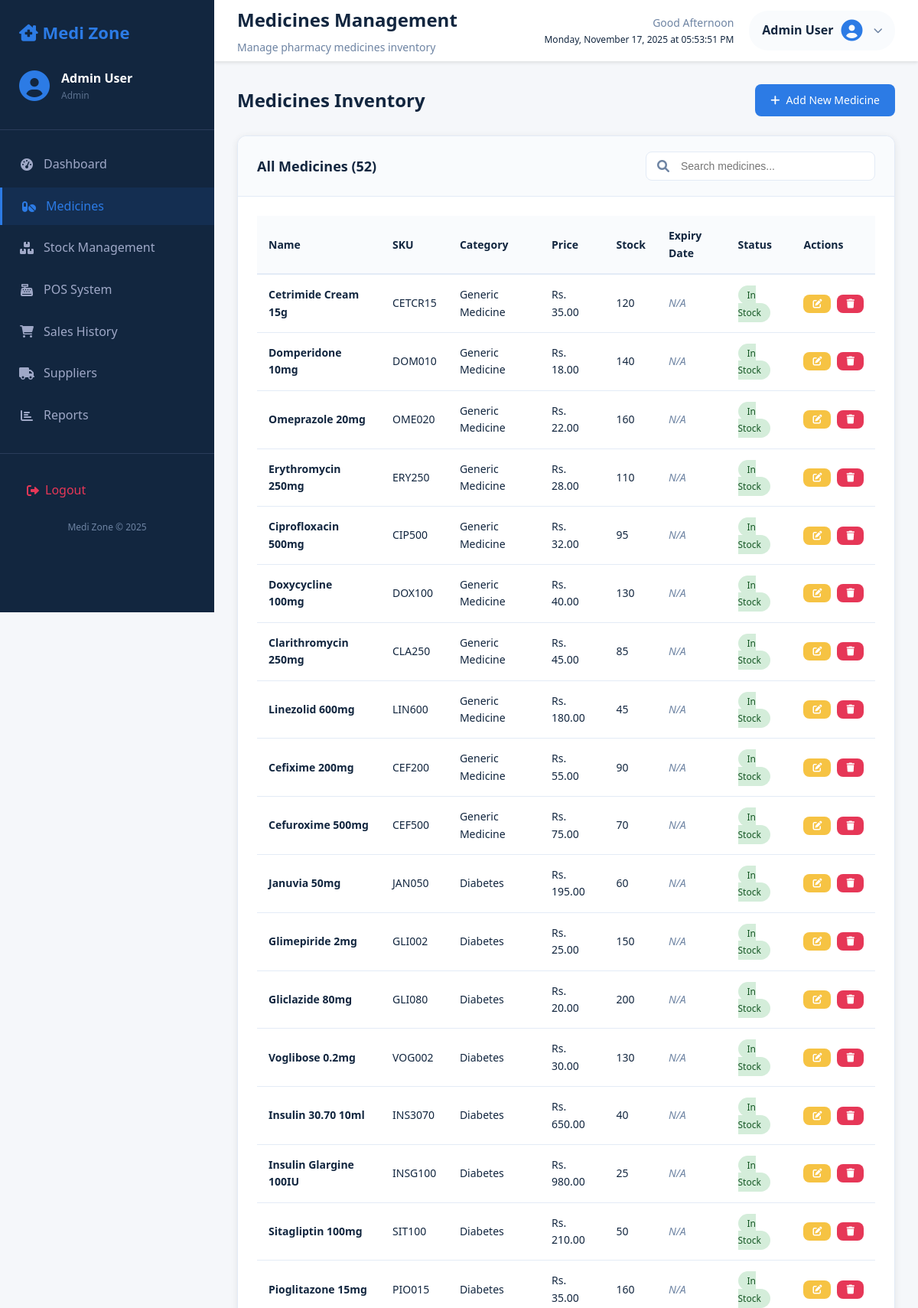
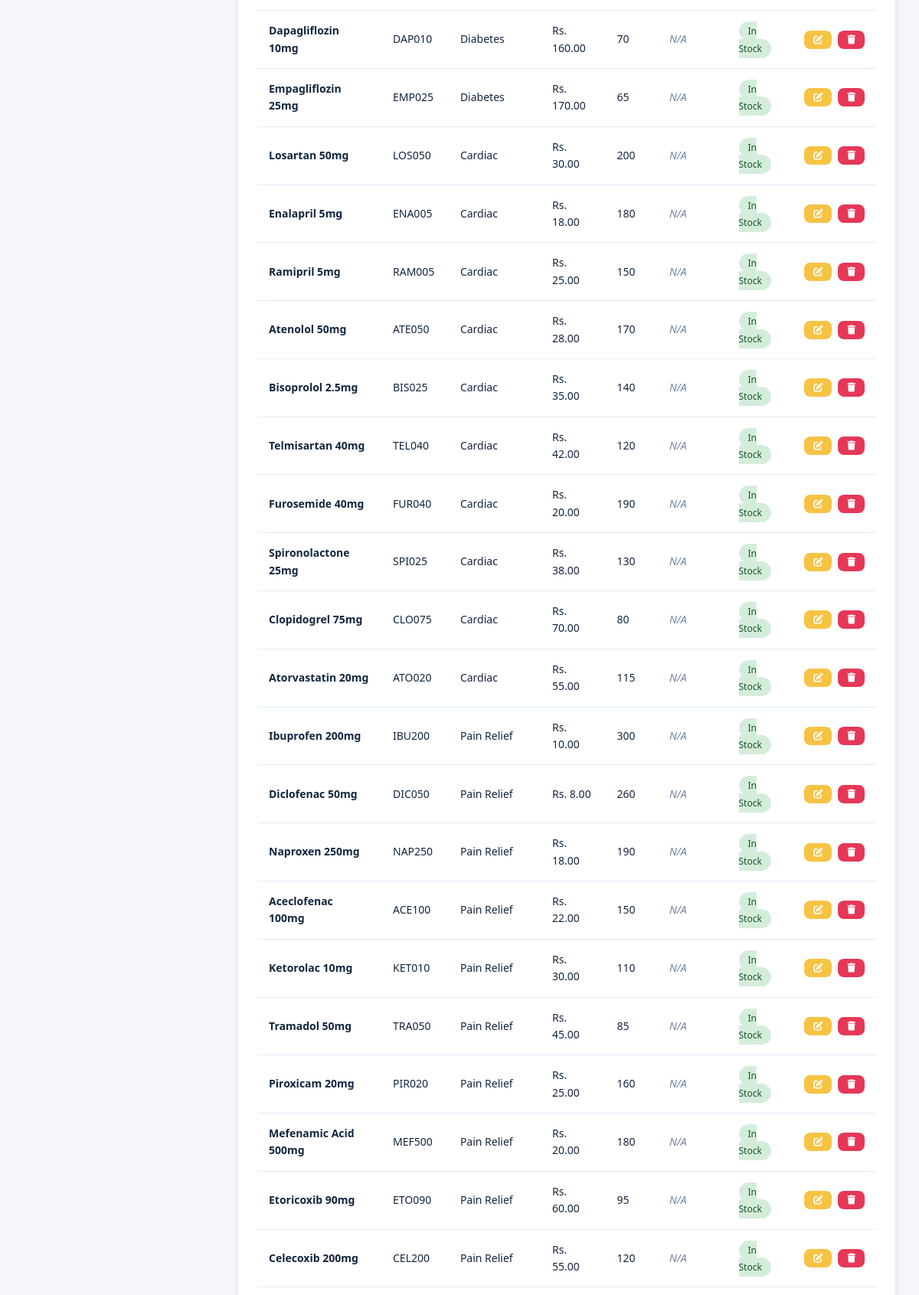
The app's page /pages/medicines.php (signed in, upper part) with its own data (2 pictures, top to bottom).
### tables this page shows
CREATE TABLE medicines (
    id INT AUTO_INCREMENT PRIMARY KEY,
    name VARCHAR(255) NOT NULL,
    category_id INT,
    supplier_id INT,
    sku VARCHAR(50) UNIQUE,
    description TEXT,
    price DECIMAL(10,2) NOT NULL,
    cost_price DECIMAL(10,2),
    quantity INT DEFAULT 0,
    alert_threshold INT DEFAULT 10,
    expiry_date DATE,
    image VARCHAR(255) DEFAULT 'default-medicine.jpg',
    created_at TIMESTAMP DEFAULT CURRENT_TIMESTAMP,
    updated_at TIMESTAMP DEFAULT CURRENT_TIMESTAMP ON UPDATE CURRENT_TIMESTAMP,
    FOREIGN KEY (category_id) REFERENCES categories(id) ON DELETE SET NULL,
    FOREIGN KEY (supplier_id) REFERENCES suppliers(id) ON DELETE SET NULL
);

CREATE TABLE categories (
    id INT AUTO_INCREMENT PRIMARY KEY,
    name VARCHAR(100) NOT NULL,
    description TEXT,
    created_at TIMESTAMP DEFAULT CURRENT_TIMESTAMP,
    updated_at TIMESTAMP DEFAULT CURRENT_TIMESTAMP ON UPDATE CURRENT_TIMESTAMP
);

### pages/medicines.php (the view, shortened to what this page needs)
<?php
require_once '../db.php';
$filter = isset($_GET['filter']) ? $_GET['filter'] : '';
if ($filter === 'low_stock') {
    $query = "SELECT m.*, c.name as category_name, s.name as supplier_name
              FROM medicines m
              LEFT JOIN categories c ON m.category_id = c.id
              LEFT JOIN suppliers s ON m.supplier_id = s.id
              WHERE m.quantity <= m.alert_threshold
              ORDER BY m.quantity ASC";
    $page_title = "Low Stock Medicines";
    $page_description = "Medicines with low stock levels";
} else {
    $query = "SELECT m.*, c.name as category_name, s.name as supplier_name
              FROM medicines m
              LEFT JOIN categories c ON m.category_id = c.id
              LEFT JOIN suppliers s ON m.supplier_id = s.id
              ORDER BY m.created_at DESC";
}
$stmt = $db->query($query);
$medicines = $stmt->fetchAll(PDO::FETCH_ASSOC);
try {
    $query = "SELECT m.*, c.name as category_name, s.name as supplier_name
              FROM medicines m
              LEFT JOIN categories c ON m.category_id = c.id
              LEFT JOIN suppliers s ON m.supplier_id = s.id
              ORDER BY m.created_at DESC";
    $stmt = $db->query($query);
    $medicines = $stmt->fetchAll(PDO::FETCH_ASSOC);
} catch(PDOException $e) {
    $error = "Database error: " . $e->getMessage();
}
?>
<!DOCTYPE html>
<html lang="en">
<head>
    <link rel="stylesheet" href="../css/style.css">
    <link href="https://cdnjs.cloudflare.com/ajax/libs/font-awesome/6.0.0/css/all.min.css" rel="stylesheet">
</head>
<body>
    <div class="container">
        <?php include '../partials/sidebar.php'; ?>
        <div class="main-content">
            <?php include '../partials/header.php'; ?>
            <div class="content">
                <div class="page-actions">
                    <h2>Medicines Inventory</h2>
                    <a href="add-medicine.php" class="btn btn-primary">
                        <i class="fas fa-plus"></i> Add New Medicine
                    </a>
                </div>
                <div class="card">
                    <div class="card-header">
                        <h3>All Medicines (<?php echo count($medicines); ?>)</h3>
                        <div class="search-box">
                            <i class="fas fa-search"></i>
                            <input type="text" id="searchMedicines" placeholder="Search medicines...">
                        </div>
                    </div>
                    <div class="card-body">
                        <div class="table-responsive">
                            <table class="data-table" id="medicinesTable">
                                <thead>
                                    <tr>
                                        <th>Name</th>
                                        <th>SKU</th>
                                        <th>Category</th>
                                        <th>Price</th>
                                        <th>Stock</th>
                                        <th>Expiry Date</th>
                                        <th>Status</th>
                                        <th>Actions</th>
                                    </tr>
                                </thead>
                                <tbody>
                                    <?php foreach ($medicines as $medicine):
                                        $expiry_status = '';
                                        $expiry_class = '';
                                    ?>
                                        <tr>
                                            <td>
                                                <strong><?php echo htmlspecialchars($medicine['name']); ?></strong>
                                            </td>
                                            <td><?php echo htmlspecialchars($medicine['sku']); ?></td>
                                            <td><?php echo htmlspecialchars($medicine['category_name'] ?? 'N/A'); ?></td>
                                            <td>Rs. <?php echo number_format($medicine['price'], 2); ?></td>
                                            <td>
                                                <span class="stock-quantity <?php echo $medicine['quantity'] <= $medicine['alert_threshold'] ? 'low-stock' : ''; ?>">
                                                    <?php echo $medicine['quantity']; ?>
                                                </span>
                                            </td>
                                            <td>
                                                <?php if ($medicine['expiry_date']): ?>
                                                    <span class="expiry-date <?php echo $expiry_class; ?>">
                                                        <?php echo date('M j, Y', strtotime($medicine['expiry_date'])); ?>
                                                        <?php if ($expiry_status): ?>
                                                            <br><small class="expiry-warning"><?php echo $expiry_status; ?></small>
                                                        <?php endif; ?>
                                                    </span>
                                                <?php else: ?>
                                                    <span class="text-muted">N/A</span>
                                                <?php endif; ?>
                                            </td>
                                            <td>
                                                <?php if ($medicine['quantity'] == 0): ?>
                                                    <span class="status-badge out-of-stock">Out of Stock</span>
                                                <?php elseif ($medicine['quantity'] <= $medicine['alert_threshold']): ?>
                                                    <span class="status-badge low-stock">Low Stock</span>
                                                <?php else: ?>
                                                    <span class="status-badge in-stock">In Stock</span>
                                                <?php endif; ?>
                                            </td>
                                            <td>
                                                <div class="action-buttons">
                                                    <a href="update-medicine.php?id=<?php echo $medicine['id']; ?>" class="btn btn-sm btn-edit">
                                                        <i class="fas fa-edit"></i>
                                                    </a>
                                                    <a href="?delete_id=<?php echo $medicine['id']; ?>"
                                                       class="btn btn-sm btn-delete"
                                                       onclick="return confirm('Are you sure you want to delete this medicine?')">
                                                        <i class="fas fa-trash"></i>
                                                    </a>
                                                </div>
                                            </td>
                                        </tr>
                                    <?php endforeach; ?>
                                </tbody>
                            </table>
                        </div>
                    </div>
                </div>
            </div>
        </div>
    </div>
</body>
</html>

### css/style.css (style rules this page uses)
* { margin: 0; padding: 0; box-sizing: border-box; }
:root { --primary: #2c7be5; --primary-dark: #1a68d1; --secondary: #6e84a3; --success: #00d97e; --warning: #f6c343; --danger: #e63757; --light: #f9fbfd; --dark: #12263f; --gray: #95aac9; --border: #e3ebf6; --sidebar-width: 280px; --header-height: 80px; }
body { font-family: 'Segoe UI', Tahoma, Geneva, Verdana, sans-serif; background-color: #f5f7fa; color: var(--dark); line-height: 1.6; }
.container { display: flex; min-height: 100vh; }
.main-content { flex: 1; margin-left: var(--sidebar-width); min-height: 100vh; }
.content { padding: 30px; }
.card { background: white; border-radius: 12px; box-shadow: 0 2px 10px rgba(0,0,0,0.08); margin-bottom: 25px; }
.card-header { padding: 20px 25px; border-bottom: 1px solid var(--border); display: flex; justify-content: space-between; align-items: center; }
.card-header h3 { font-size: 18px; color: var(--dark); }
.card-body { padding: 25px; }
.table-responsive { overflow-x: auto; }
.data-table { width: 100%; border-collapse: collapse; }
.data-table th, .data-table td { padding: 12px 15px; text-align: left; border-bottom: 1px solid var(--border); }
.data-table th { background: var(--light); font-weight: 600; color: var(--dark); font-size: 14px; }
.status-badge { padding: 4px 12px; border-radius: 20px; font-size: 12px; font-weight: 500; }
.in-stock { background: #d4edda; color: #155724; }
.btn { display: inline-flex; align-items: center; gap: 8px; padding: 10px 20px; border: none; border-radius: 8px; font-size: 14px; font-weight: 500; cursor: pointer; text-decoration: none; transition: all 0.3s ease; }
.btn-primary { background: var(--primary); color: white; }
.btn-sm { padding: 6px 12px; font-size: 12px; }
.btn-edit { background: var(--warning); color: white; }
.btn-delete { background: var(--danger); color: white; }
.page-actions { display: flex; justify-content: space-between; align-items: center; margin-bottom: 25px; }
.page-actions h2 { color: var(--dark); font-size: 24px; }
.search-box { position: relative; width: 300px; }
.search-box i { position: absolute; left: 15px; top: 50%; transform: translateY(-50%); color: var(--secondary); }
.search-box input { width: 100%; padding: 10px 15px 10px 45px; border: 1px solid var(--border); border-radius: 8px; font-size: 14px; }
.action-buttons { display: flex; gap: 8px; }
.text-muted { color: var(--secondary) !important; }
.card { background: white; border-radius: 12px; box-shadow: 0 2px 10px rgba(0,0,0,0.08); margin-bottom: 25px; border: 1px solid var(--border); transition: box-shadow 0.3s ease; }
.data-table { width: 100%; border-collapse: collapse; font-size: 14px; }
.data-table th { background: var(--light); font-weight: 600; color: var(--dark); padding: 15px; border-bottom: 2px solid var(--border); }
.data-table td { padding: 15px; border-bottom: 1px solid var(--border); }
.content { padding: 30px; animation: fadeIn 0.5s ease-in; }
.card-header { padding: 20px 25px; border-bottom: 1px solid var(--border); display: flex; justify-content: space-between; align-items: center; background: var(--light); border-radius: 12px 12px 0 0; }
.card-header h3 { font-size: 18px; color: var(--dark); margin: 0; font-weight: 600; }
.main-content { position: relative; z-index: 1; }

### pages/medicines.php (style rules this page uses)
.text-muted { color: #6e84a3; font-style: italic; }

### records on screen
medicines: name "Cetrimide Cream 15g", sku "CETCR15", category.name "Generic Medicine", price "35.00", quantity "120", shows "N/A", alert_threshold "In Stock"
medicines: name "Domperidone 10mg", sku "DOM010", category.name "Generic Medicine", price "18.00", quantity "140", shows "N/A", alert_threshold "In Stock"
medicines: name "Omeprazole 20mg", sku "OME020", category.name "Generic Medicine", price "22.00", quantity "160", shows "N/A", alert_threshold "In Stock"
medicines: name "Erythromycin 250mg", sku "ERY250", category.name "Generic Medicine", price "28.00", quantity "110", shows "N/A", alert_threshold "In Stock"
medicines: name "Ciprofloxacin 500mg", sku "CIP500", category.name "Generic Medicine", price "32.00", quantity "95", shows "N/A", alert_threshold "In Stock"
medicines: name "Doxycycline 100mg", sku "DOX100", category.name "Generic Medicine", price "40.00", quantity "130", shows "N/A", alert_threshold "In Stock"
medicines: name "Clarithromycin 250mg", sku "CLA250", category.name "Generic Medicine", price "45.00", quantity "85", shows "N/A", alert_threshold "In Stock"
medicines: name "Linezolid 600mg", sku "LIN600", category.name "Generic Medicine", price "180.00", quantity "45", shows "N/A", alert_threshold "In Stock"
medicines: name "Cefixime 200mg", sku "CEF200", category.name "Generic Medicine", price "55.00", quantity "90", shows "N/A", alert_threshold "In Stock"
medicines: name "Cefuroxime 500mg", sku "CEF500", category.name "Generic Medicine", price "75.00", quantity "70", shows "N/A", alert_threshold "In Stock"
medicines: name "Januvia 50mg", sku "JAN050", category.name "Diabetes", price "195.00", quantity "60", shows "N/A", alert_threshold "In Stock"
medicines: name "Glimepiride 2mg", sku "GLI002", category.name "Diabetes", price "25.00", quantity "150", shows "N/A", alert_threshold "In Stock"
medicines: name "Gliclazide 80mg", sku "GLI080", category.name "Diabetes", price "20.00", quantity "200", shows "N/A", alert_threshold "In Stock"
medicines: name "Voglibose 0.2mg", sku "VOG002", category.name "Diabetes", price "30.00", quantity "130", shows "N/A", alert_threshold "In Stock"
medicines: name "Insulin 30.70 10ml", sku "INS3070", category.name "Diabetes", price "650.00", quantity "40", shows "N/A", alert_threshold "In Stock"
medicines: name "Insulin Glargine 100IU", sku "INSG100", category.name "Diabetes", price "980.00", quantity "25", shows "N/A", alert_threshold "In Stock"
medicines: name "Sitagliptin 100mg", sku "SIT100", category.name "Diabetes", price "210.00", quantity "50", shows "N/A", alert_threshold "In Stock"
medicines: name "Pioglitazone 15mg", sku "PIO015", category.name "Diabetes", price "35.00", quantity "160", shows "N/A", alert_threshold "In Stock"
medicines: name "Dapagliflozin 10mg", sku "DAP010", category.name "Diabetes", price "160.00", quantity "70", shows "N/A", alert_threshold "In Stock"
medicines: name "Empagliflozin 25mg", sku "EMP025", category.name "Diabetes", price "170.00", quantity "65", shows "N/A", alert_threshold "In Stock"
medicines: name "Losartan 50mg", sku "LOS050", category.name "Cardiac", price "30.00", quantity "200", shows "N/A", alert_threshold "In Stock"
medicines: name "Enalapril 5mg", sku "ENA005", category.name "Cardiac", price "18.00", quantity "180", shows "N/A", alert_threshold "In Stock"
medicines: name "Ramipril 5mg", sku "RAM005", category.name "Cardiac", price "25.00", quantity "150", shows "N/A", alert_threshold "In Stock"
medicines: name "Atenolol 50mg", sku "ATE050", category.name "Cardiac", price "28.00", quantity "170", shows "N/A", alert_threshold "In Stock"
medicines: name "Bisoprolol 2.5mg", sku "BIS025", category.name "Cardiac", price "35.00", quantity "140", shows "N/A", alert_threshold "In Stock"
medicines: name "Telmisartan 40mg", sku "TEL040", category.name "Cardiac", price "42.00", quantity "120", shows "N/A", alert_threshold "In Stock"
medicines: name "Furosemide 40mg", sku "FUR040", category.name "Cardiac", price "20.00", quantity "190", shows "N/A", alert_threshold "In Stock"
medicines: name "Spironolactone 25mg", sku "SPI025", category.name "Cardiac", price "38.00", quantity "130", shows "N/A", alert_threshold "In Stock"
medicines: name "Clopidogrel 75mg", sku "CLO075", category.name "Cardiac", price "70.00", quantity "80", shows "N/A", alert_threshold "In Stock"
medicines: name "Atorvastatin 20mg", sku "ATO020", category.name "Cardiac", price "55.00", quantity "115", shows "N/A", alert_threshold "In Stock"
medicines: name "Ibuprofen 200mg", sku "IBU200", category.name "Pain Relief", price "10.00", quantity "300", shows "N/A", alert_threshold "In Stock"
medicines: name "Diclofenac 50mg", sku "DIC050", category.name "Pain Relief", price "8.00", quantity "260", shows "N/A", alert_threshold "In Stock"
medicines: name "Naproxen 250mg", sku "NAP250", category.name "Pain Relief", price "18.00", quantity "190", shows "N/A", alert_threshold "In Stock"
medicines: name "Aceclofenac 100mg", sku "ACE100", category.name "Pain Relief", price "22.00", quantity "150", shows "N/A", alert_threshold "In Stock"
medicines: name "Ketorolac 10mg", sku "KET010", category.name "Pain Relief", price "30.00", quantity "110", shows "N/A", alert_threshold "In Stock"
medicines: name "Tramadol 50mg", sku "TRA050", category.name "Pain Relief", price "45.00", quantity "85", shows "N/A", alert_threshold "In Stock"
medicines: name "Piroxicam 20mg", sku "PIR020", category.name "Pain Relief", price "25.00", quantity "160", shows "N/A", alert_threshold "In Stock"
medicines: name "Mefenamic Acid 500mg", sku "MEF500", category.name "Pain Relief", price "20.00", quantity "180", shows "N/A", alert_threshold "In Stock"
medicines: name "Etoricoxib 90mg", sku "ETO090", category.name "Pain Relief", price "60.00", quantity "95", shows "N/A", alert_threshold "In Stock"
medicines: name "Celecoxib 200mg", sku "CEL200", category.name "Pain Relief", price "55.00", quantity "120", shows "N/A", alert_threshold "In Stock"

### other values on screen
$_SESSION['user_name'] "Admin User"
$_SESSION['user_role'] "Admin"
$page_title "Medicines Management"
$page_description "Manage pharmacy medicines inventory"
count($medicines) "52"
